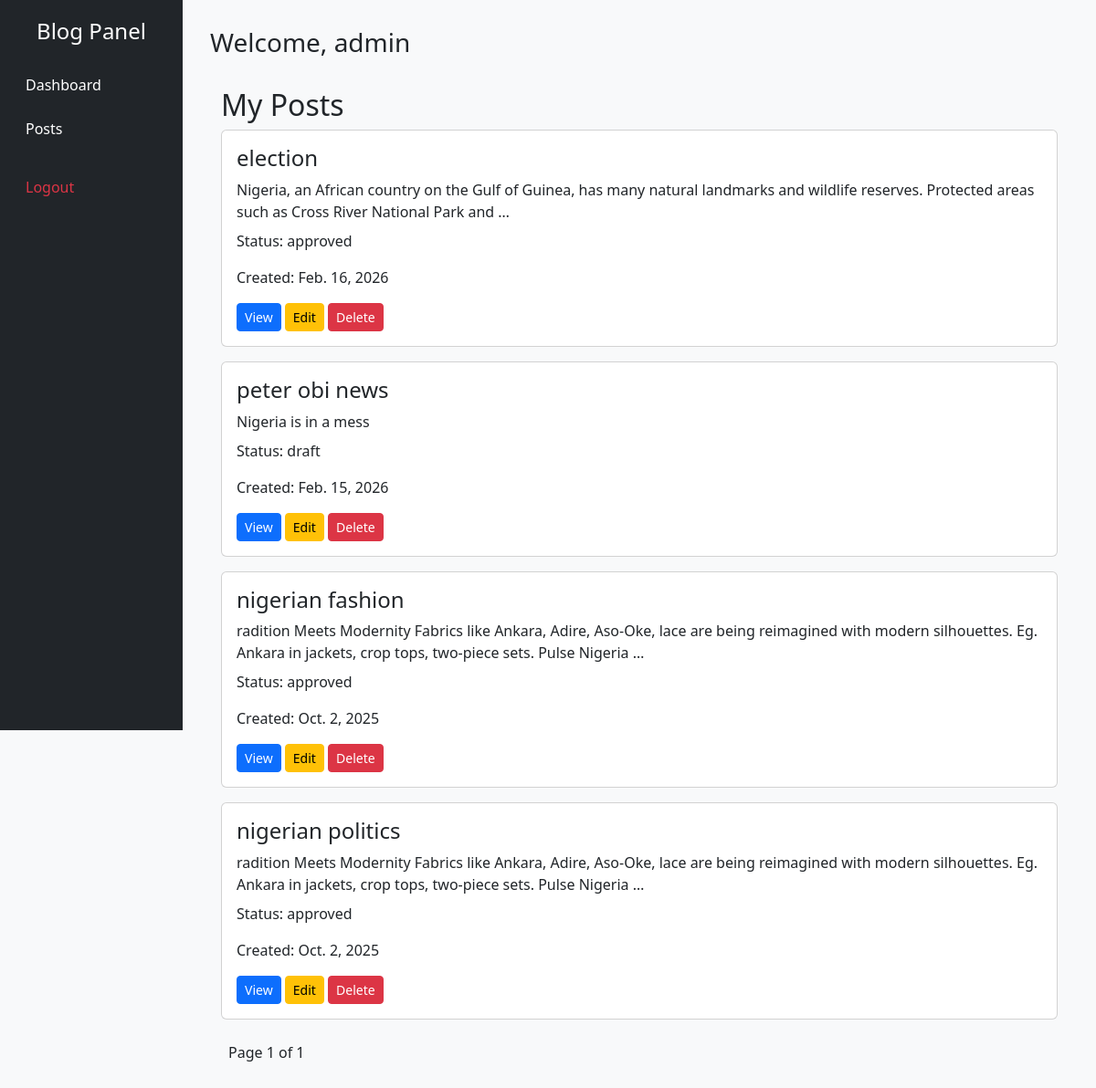
Page /allposts/ (signed in) on the committed database.
### insta/models.py (models this page shows, shortened)
class Post(models.Model):
    STATUS = [
        ('draft', 'Draft'),
        ('pending', 'Pending'),
        ('approved', 'Approved'),
    ]
    title = models.CharField(max_length=256)
    body = RichTextUploadingField()
    created_at = models.DateField(auto_now_add=True)
    author = models.ForeignKey(User, on_delete=models.CASCADE)
    featured = models.BooleanField(default=False)
    category = models.ForeignKey(Categorie, on_delete=models.CASCADE)
    status = models.CharField(
        max_length=20,
        choices=STATUS,
        default='draft'
    )
    img = models.ImageField(
        upload_to='post',
        default='post/default.jpg',
        null=True
    )

### insta/views.py (the view)
# urls.py: path('allposts/', views.all_posts, name='all_posts'),
@login_required
def all_posts(request):
    posts = Post.objects.filter(author=request.user).order_by("-created_at")
    paginator = Paginator(posts, 5)  # show 5 posts per page
    page_number = request.GET.get('page')
    page_obj = paginator.get_page(page_number)
    return render(request, "insta/all_posts.html", {
        "page_obj": page_obj
    })

### insta/templates/insta/all_posts.html (shortened to what this page needs)
{% extends "insta/formbase.html" %}
{% block content %}
<div class="container mt-4">
    <h2>My Posts</h2>
    {% for post in page_obj %}
        <div class="card mb-3">
            <div class="card-body">
                <h4>{{ post.title }}</h4>
                <div class="post-preview mb-2">
                    {{ post.body|truncatewords_html:25|safe }}
                </div>
                <p>Status: {{ post.status }}</p>
                <p>Created: {{ post.created_at }}</p>
                <a href="{% url 'postDetails' post.id %}" class="btn btn-primary btn-sm">View</a>
                <a href="{% url 'edit_post' post.id %}" class="btn btn-warning btn-sm">Edit</a>
                <a href="{% url 'delete_post' post.id %}" class="btn btn-danger btn-sm"
                   onclick="return confirm('Are you sure you want to delete this post?');">Delete</a>
            </div>
        </div>
    {% empty %}
        <p>You have not created any posts yet.</p>
    {% endfor %}
    <div class="mt-4">
        <span class="mx-2">
            Page {{ page_obj.number }} of {{ page_obj.paginator.num_pages }}
        </span>
    </div>
</div>
{% endblock %}

### insta/templates/insta/formbase.html (shortened to what this page needs)
{% load static %}
<!DOCTYPE html>
<html lang="en">
<head>
    <link href="https://cdn.jsdelivr.net/npm/bootstrap@5.3.2/dist/css/bootstrap.min.css" rel="stylesheet">
</head>
<body>
<div class="container-fluid">
    <div class="row">
        <div class="col-md-3 col-lg-2 sidebar">
            <h4 class="text-center text-white mb-4">
                Blog Panel
            </h4>
            <ul class="nav flex-column">
                <li class="nav-item mb-2">
                    <a class="nav-link text-white" href="{% url 'dashboard' %}">
                        Dashboard
                    </a>
                </li>
                <li class="nav-item mb-2">
                    <a class="nav-link text-white"
                       data-bs-toggle="collapse"
                       href="#postMenu"
                       role="button">
                        Posts
                    </a>
                </li>
                <li class="nav-item mt-3">
                    <a class="nav-link text-danger"
                       href="{% url 'logout' %}">
                        Logout
                    </a>
                </li>
            </ul>
        </div>
        <div class="col-md-9 col-lg-10 content-area">
            <div class="d-flex justify-content-between align-items-center mb-4">
                <h3>Welcome, {{ user.username }}</h3>
            </div>
            {% block content %}
            {% endblock %}
        </div>
    </div>
</div>
</body>
</html>

### insta/templates/insta/formbase.html (style rules this page uses)
body { background-color: #f8f9fa; }
.sidebar { height: 100vh; background-color: #212529; padding-top: 20px; }
.sidebar a { color: white; text-decoration: none; }
.content-area { padding: 30px; }

### rows in the picture
Post: title "election", body "Nigeria, an African country on the Gulf of Guinea, has many natural landmarks and wildlife reserves. Protected areas such as Cross River National Park and …", status "approved", created_at "Feb. 16, 2026"
Post: title "peter obi news", body "Nigeria is in a mess", status "draft", created_at "Feb. 15, 2026"
Post: title "nigerian fashion", body "radition Meets Modernity Fabrics like Ankara, Adire, Aso-Oke, lace are being reimagined with modern silhouettes. Eg. Ankara in jackets, crop tops, two-piece sets. Pulse Nigeria …", status "approved", created_at "Oct. 2, 2025"
Post: title "nigerian politics", body "radition Meets Modernity Fabrics like Ankara, Adire, Aso-Oke, lace are being reimagined with modern silhouettes. Eg. Ankara in jackets, crop tops, two-piece sets. Pulse Nigeria …", status "approved", created_at "Oct. 2, 2025"

### other values in the picture
{{ user.username }} "admin"
{{ page_obj.number }} "1"
{{ page_obj.paginator.num_pages }} "1"
